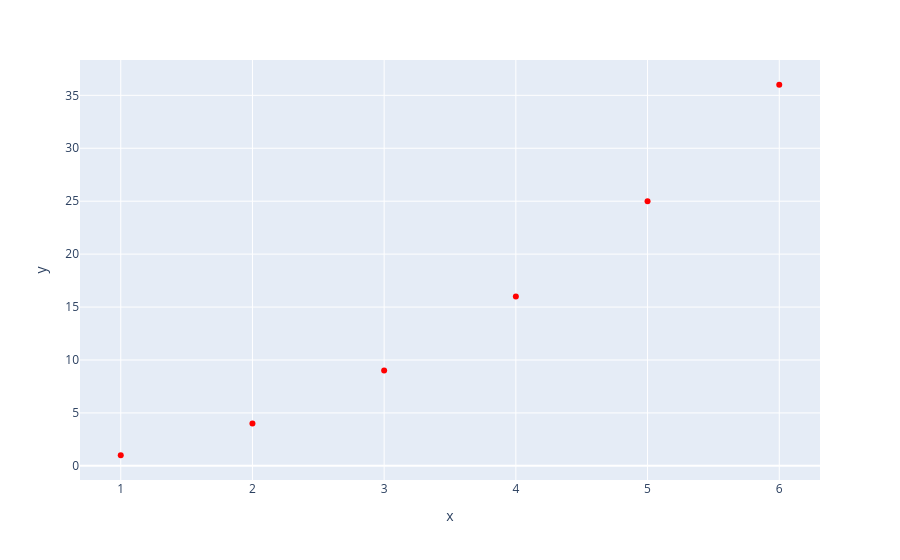

This figure's notebook cell:
### Code cell
# 通过 update_traces 函数更新
scatter.update_traces(marker=dict(color='red'))
scatter.show(width=200, height=400)

### Figure 1 — Plotly figure (JSON) as saved in the notebook; plotly's stock layout.template omitted (floating-point values rounded to 4 significant figures)
{"data": [{"hovertemplate": "x=%{x}<br>y=%{y}<extra></extra>", "legendgroup": "", "marker": {"color": "red", "symbol": "circle"}, "mode": "markers", "name": "", "orientation": "v", "showlegend": false, "type": "scatter", "x": [1, 2, 3, 4, 5, 6], "xaxis": "x", "y": [1, 4, 9, 16, 25, 36], "yaxis": "y"}], "layout": {"autosize": true, "legend": {"tracegroupgap": 0}, "margin": {"t": 60}, "xaxis": {"anchor": "y", "autorange": true, "domain": [0, 1], "range": [0.6999, 6.3], "title": {"text": "x"}, "type": "linear"}, "yaxis": {"anchor": "x", "autorange": true, "domain": [0, 1], "range": [-1.71, 38.71], "title": {"text": "y"}, "type": "linear"}}}
